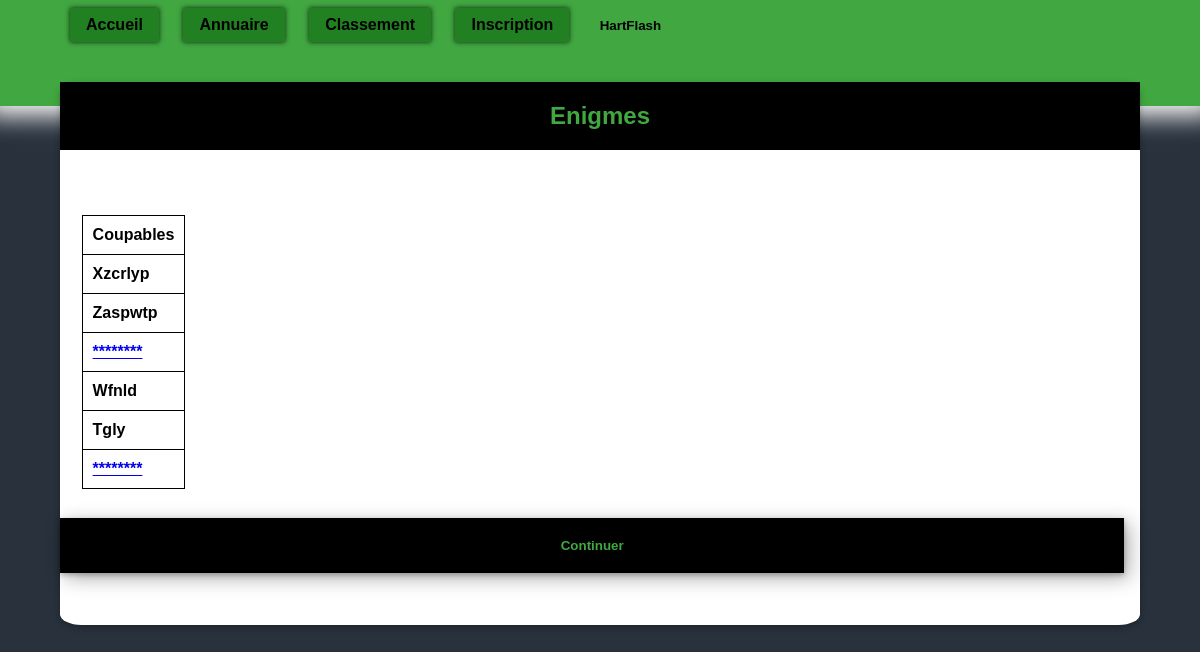
The page /enigme/index.php (signed in) on the database its author committed.
### tables this page shows
CREATE TABLE `NomsEni` (
  `idEni` int(11) NOT NULL,
  `Noms` varchar(20) NOT NULL
);

### assets/php/pdo/pdo_enigmes.php (called while the page is built, shortened)
<?php
include 'pdo_init.php';
$sql_eni_users='SELECT * FROM ResEni WHERE id = ? ';
$sql_eni_nom='SELECT * FROM NomsEni ';
$eni_nom = $pdo->prepare($sql_eni_nom, array(PDO::ATTR_CURSOR => PDO::CURSOR_FWDONLY));
$eni_users = $pdo->prepare($sql_eni_users, array(PDO::ATTR_CURSOR => PDO::CURSOR_FWDONLY));
$eni_nom->bindParam(1,$num_eni);
$eni_users->bindParam(1,$_SESSION['zngid']);
?>

### enigme/index.php (the view, shortened to what this page needs)
<!DOCTYPE html>
<html lang="fr" dir="ltr">
<head>
  <link rel="stylesheet" href="/assets/css/master.css">
</head>
<body>
  <?php include $_SERVER['DOCUMENT_ROOT'].'/assets/php/gen_nav.php';
  ?>
  <div id="card" class="zng-center zng-margin-top">
    <div class="zng-solo">
      <div  class="zng-card" style="min-height:500px">
        <h2>Enigmes</h2>
        <p>
          <?php
          include $_SERVER['DOCUMENT_ROOT'].'/assets/php/pdo/pdo_enigmes.php';
          $eni_users->execute();
          $res = $eni_users->fetchAll();
          $eni_nom->execute();
          $noms=$eni_nom->fetchAll();
          echo "<table class=\"zng-table coupables\"><th>Coupables</th>";
          for ($i=0,$j=0,$k=1; $i < $eni_nom->rowCount(); $i++,$k++) {
            echo "<tr><td>";
            if (intval($res[$j]['idEni']) == intval($noms[$i]['idEni'])) {
              echo $noms[$i]['Noms'];
              $j+=1;
            }
            else{
              echo "<a href=\"enigme_".$k."_1.php\" >********</a>";
            }
            echo "</td></tr>";
          }
          ?>
        </table>
          <button class="zng-btn-form" type="button" name="button">Continuer</button>
        </p>
      </div>
    </div>
  </div>
</body>
</html>

### assets/css/master.css (style rules this page uses)
body { margin:0; font-family:'Verdana', Arial, sans-serif; }
article,aside,details,div,figcaption,figure,footer,header,main,menu,nav,section,summary { display:block; position:relative; }
.zng-table td,.zng-table,.zng-table th { border:1px solid black; border-collapse: collapse; padding: 10px; margin: 20px; }
.coupables { padding:5px; margin:10px; }
.zng-center { text-align:center; }
.zng-solo { width: 90%; margin: 5% 5% 0 5%; }
.zng-margin-top>.zng-solo { margin-top: -2%; }
.zng-margin-top { margin-top:0% }
.zng-card { text-align:left; box-shadow: 0 2px 5px 0 rgba(0,0,0,0.16),0 2px 10px 0 rgba(0,0,0,0.12); bottom: 0; min-width: 400px; background-color: white; min-height:460px; height: 80%; border-radius: 2% }
.zng-card h2 { text-align: center; background-color: #000000; padding:20px 0 ; margin: 0; width: 100%; color: #41a741; }
.zng-card>p,.zng-card>form,.zng-card>div,.zng-card>table { margin:2%; font-weight: bold; font-family:'Verdana', Arial, sans-serif; padding-bottom: 2%; }
.zng-btn-form,.zng-btn-form-half { background-color:black; color: #41a741; font-weight: bold; box-shadow: 0 2px 5px 0 rgba(0,0,0,0.26),5px 5px 20px 0 rgba(0,0,0,0.32); border: 3px solid rgba(0,0,0,0.6); padding: 12px 0px; margin: 8px 0; height: 25px; width: 98%; cursor: pointer; box-sizing: content-box; }
body { background-color: #28313C; height: 100% }

### rows shown on the page
nomseni: Noms "Xzcrlyp"
nomseni: Noms "Zaspwtp"
nomseni: Noms "Wfnld"
nomseni: Noms "Tgly"

### other values the page prints
_SESSION['zngpseudo'] "HartFlash"
